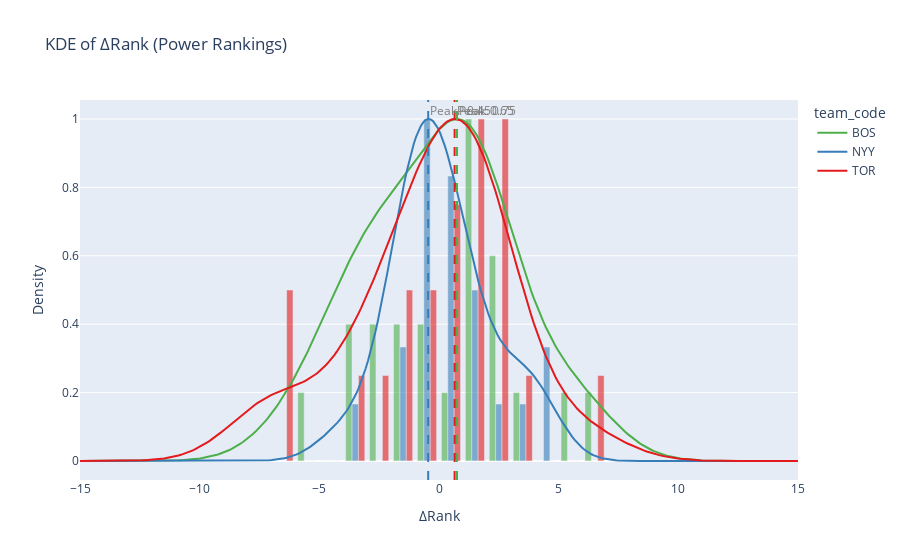

The notebook cell this image was saved under:
### Code cell
# Get rank change KDE and histogram data for TOR and NYY
kde_data, hist_data, peaks, _ = build_delta_kde_and_hist(
    power=power,
    standings=standings,
    team_names=teams,
    team_codes=tms,
    selected_codes=["TOR", "NYY", "BOS"],
    source="power",
    grid=np.linspace(-15, 15, 300),
    bin_edges=np.linspace(-15, 15, 31)
)
colors = px.colors.qualitative.Set1  # or whichever palette you like
color_map = dict(zip(["TOR", "NYY", "BOS"], colors))

fig = px.line(
    kde_data,
    x="x",
    y="density",
    color="team_code",
    color_discrete_map=color_map,
    title="KDE of ΔRank (Power Rankings)",
    labels={"x": "ΔRank", "density": "Density"}
)

for team_code in hist_data["team_code"].unique():
    team_hist = hist_data[hist_data["team_code"] == team_code]
    fig.add_trace(go.Bar(
        x=team_hist["x"],
        y=team_hist["pdf"],
        name=f"{team_code} Histogram",
        opacity=0.6,
        showlegend=False,
        marker_color=color_map[team_code]
    ))

# Add peak lines to the plot
for team_code, peak in peaks.items():
    fig.add_vline(
        x=peak,
        line=dict(color=color_map.get(team_code, "grey"), dash="dash"),
        annotation_text=f"Peak: {peak:.2f}",
        annotation_position="top right",
        annotation_font_color="grey"

    )
fig.show()

### Figure 1 — Plotly figure (JSON) as saved in the notebook; plotly's stock layout.template omitted (floating-point values rounded to 4 significant figures; data arrays with more than 128 entries replaced by an {"elided": "..."} marker saying what was removed)
{"data": [{"hovertemplate": "team_code=BOS<br>ΔRank=%{x}<br>Density=%{y}<extra></extra>", "legendgroup": "BOS", "line": {"color": "rgb(77,175,74)", "dash": "solid"}, "marker": {"symbol": "circle"}, "mode": "lines", "name": "BOS", "orientation": "v", "showlegend": true, "type": "scatter", "x": {"elided": "300 float values"}, "xaxis": "x", "y": {"elided": "300 float values"}, "yaxis": "y"}, {"hovertemplate": "team_code=NYY<br>ΔRank=%{x}<br>Density=%{y}<extra></extra>", "legendgroup": "NYY", "line": {"color": "rgb(55,126,184)", "dash": "solid"}, "marker": {"symbol": "circle"}, "mode": "lines", "name": "NYY", "orientation": "v", "showlegend": true, "type": "scatter", "x": {"elided": "300 float values"}, "xaxis": "x", "y": {"elided": "300 float values"}, "yaxis": "y"}, {"hovertemplate": "team_code=TOR<br>ΔRank=%{x}<br>Density=%{y}<extra></extra>", "legendgroup": "TOR", "line": {"color": "rgb(228,26,28)", "dash": "solid"}, "marker": {"symbol": "circle"}, "mode": "lines", "name": "TOR", "orientation": "v", "showlegend": true, "type": "scatter", "x": {"elided": "300 float values"}, "xaxis": "x", "y": {"elided": "300 float values"}, "yaxis": "y"}, {"marker": {"color": "rgb(77,175,74)"}, "name": "BOS Histogram", "opacity": 0.6, "showlegend": false, "type": "bar", "x": [-14.5, -13.5, -12.5, -11.5, -10.5, -9.5, -8.5, -7.5, -6.5, -5.5, -4.5, -3.5, -2.5, -1.5, -0.5, 0.5, 1.5, 2.5, 3.5, 4.5, 5.5, 6.5, 7.5, 8.5, 9.5, 10.5, 11.5, 12.5, 13.5, 14.5], "y": [0.0, 0.0, 0.0, 0.0, 0.0, 0.0, 0.0, 0.0, 0.0, 0.2, 0.0, 0.4, 0.4, 0.4, 0.4, 0.2, 1.0, 0.6, 0.2, 0.0, 0.2, 0.2, 0.0, 0.0, 0.0, 0.0, 0.0, 0.0, 0.0, 0.0]}, {"marker": {"color": "rgb(55,126,184)"}, "name": "NYY Histogram", "opacity": 0.6, "showlegend": false, "type": "bar", "x": [-14.5, -13.5, -12.5, -11.5, -10.5, -9.5, -8.5, -7.5, -6.5, -5.5, -4.5, -3.5, -2.5, -1.5, -0.5, 0.5, 1.5, 2.5, 3.5, 4.5, 5.5, 6.5, 7.5, 8.5, 9.5, 10.5, 11.5, 12.5, 13.5, 14.5], "y": [0.0, 0.0, 0.0, 0.0, 0.0, 0.0, 0.0, 0.0, 0.0, 0.0, 0.0, 0.1667, 0.0, 0.3333, 1.0, 0.8333, 0.5, 0.1667, 0.1667, 0.3333, 0.0, 0.0, 0.0, 0.0, 0.0, 0.0, 0.0, 0.0, 0.0, 0.0]}, {"marker": {"color": "rgb(228,26,28)"}, "name": "TOR Histogram", "opacity": 0.6, "showlegend": false, "type": "bar", "x": [-14.5, -13.5, -12.5, -11.5, -10.5, -9.5, -8.5, -7.5, -6.5, -5.5, -4.5, -3.5, -2.5, -1.5, -0.5, 0.5, 1.5, 2.5, 3.5, 4.5, 5.5, 6.5, 7.5, 8.5, 9.5, 10.5, 11.5, 12.5, 13.5, 14.5], "y": [0.0, 0.0, 0.0, 0.0, 0.0, 0.0, 0.0, 0.0, 0.5, 0.0, 0.0, 0.25, 0.25, 0.5, 0.5, 0.75, 1.0, 1.0, 0.25, 0.0, 0.0, 0.25, 0.0, 0.0, 0.0, 0.0, 0.0, 0.0, 0.0, 0.0]}], "layout": {"annotations": [{"font": {"color": "grey"}, "showarrow": false, "text": "Peak: 0.65", "x": 0.6522, "xanchor": "left", "xref": "x", "y": 1, "yanchor": "top", "yref": "y domain"}, {"font": {"color": "grey"}, "showarrow": false, "text": "Peak: -0.45", "x": -0.4515, "xanchor": "left", "xref": "x", "y": 1, "yanchor": "top", "yref": "y domain"}, {"font": {"color": "grey"}, "showarrow": false, "text": "Peak: 0.75", "x": 0.7525, "xanchor": "left", "xref": "x", "y": 1, "yanchor": "top", "yref": "y domain"}], "legend": {"title": {"text": "team_code"}, "tracegroupgap": 0}, "shapes": [{"line": {"color": "rgb(228,26,28)", "dash": "dash"}, "type": "line", "x0": 0.6522, "x1": 0.6522, "xref": "x", "y0": 0, "y1": 1, "yref": "y domain"}, {"line": {"color": "rgb(55,126,184)", "dash": "dash"}, "type": "line", "x0": -0.4515, "x1": -0.4515, "xref": "x", "y0": 0, "y1": 1, "yref": "y domain"}, {"line": {"color": "rgb(77,175,74)", "dash": "dash"}, "type": "line", "x0": 0.7525, "x1": 0.7525, "xref": "x", "y0": 0, "y1": 1, "yref": "y domain"}], "title": {"text": "KDE of ΔRank (Power Rankings)"}, "xaxis": {"anchor": "y", "domain": [0, 1], "title": {"text": "ΔRank"}}, "yaxis": {"anchor": "x", "domain": [0, 1], "title": {"text": "Density"}}}}
